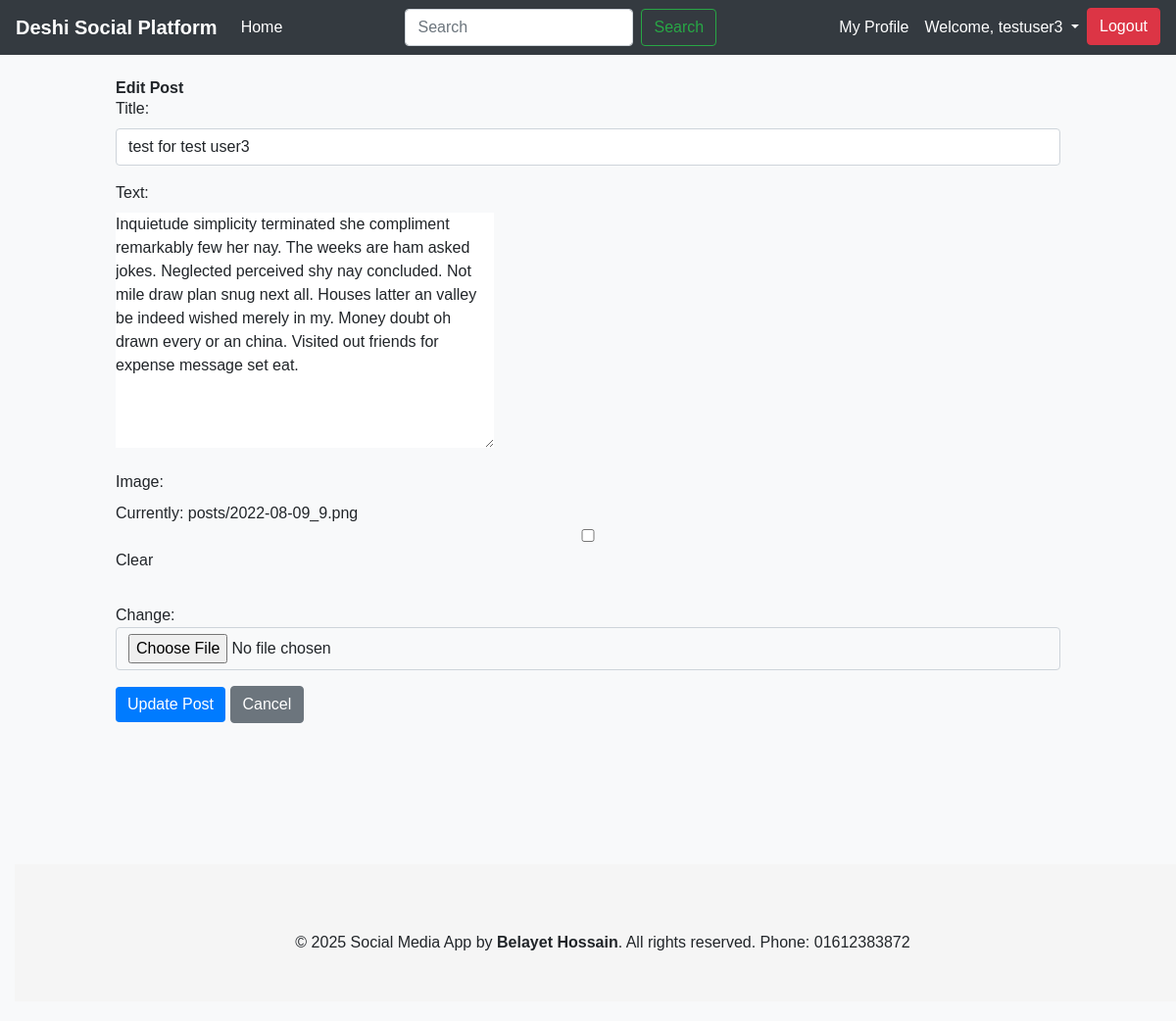
The app's page /core/6/edit/ (signed in) with its own data.
### core/models.py (models this page shows, shortened)
class Post(models.Model):
    author = models.ForeignKey(User, on_delete= models.CASCADE)
    title = models.CharField(max_length=200, null=True, blank=True)
    text = models.TextField()
    image = models.ImageField(upload_to='posts/', blank=True, null=True)
    created_at = models.DateTimeField(auto_now_add=True)
    updated_at = models.DateTimeField(auto_now=True)

### core/views.py (the view)
# urls.py: path('core/<int:pk>/edit/', PostUpdateView.as_view(), name='post-update'),
class PostUpdateView(LoginRequiredMixin, UserPassesTestMixin, UpdateView):
    model = Post
    form_class = PostForm
    template_name = 'create_post.html'
    success_url = '/'
    def test_func(self):
        post = self.get_object()
        return self.request.user == post.author  # Only post owner can edit

### core/forms.py
class PostForm(forms.ModelForm):
    class Meta:
        model = Post
        fields = ['title','text', 'image']

### core/templates/create_post.html (shortened to what this page needs)
{% extends 'base.html' %}
{% block content %}
<div class="container">
    <h1><strong>{% if form.instance.pk %}Edit Post{% else %}Create Post{% endif %}</strong></h1>
    <form method="POST" enctype="multipart/form-data">
        {{ form.as_p }}
        <div class="d-grid gap-2">
            <button class="btn btn-primary" type="submit">{% if form.instance.pk %}Update Post{% else %}Create Post{% endif %}</button>
            {% if form.instance.pk %}
                <a href="{% url 'post-detail' post.id %}" class="btn btn-secondary">Cancel</a>
            {% else %}
                <a href="{% url 'home' %}" class="btn btn-secondary">Cancel</a>
            {% endif %}
        </div>
    </form>
</div>
{% endblock %}

### core/templates/base.html (shortened to what this page needs)
{% load static %}
<!DOCTYPE html>
<html lang="en">
<head>
    <link rel="stylesheet" href="https://cdn.jsdelivr.net/npm/bootstrap@4.5.2/dist/css/bootstrap.min.css">
    <link href="https://cdn.jsdelivr.net/npm/tailwindcss@2.1.2/dist/tailwind.min.css" rel="stylesheet">
    <link rel="stylesheet" type="text/css" href="{% static 'css/style.css' %}">
</head>
<body>
    <nav class="navbar navbar-expand-lg navbar-light bg-dark">
        <a class="navbar-brand" href="{% url 'home' %}">Deshi Social Platform</a>
        <div class="collapse navbar-collapse" id="navbarNav">
            <ul class="navbar-nav mr-auto">
                <li class="nav-item"><a class="nav-link" href="{% url 'home' %}">Home</a></li>
            </ul>
            <form class="form-inline my-2 my-lg-0" method="get" action="#">
                <input class="form-control mr-sm-2" type="search" placeholder="Search" aria-label="Search" name="q" value="">
                <button class="btn btn-outline-success my-2 my-sm-0" type="submit">Search</button>
            </form>
            <ul class="navbar-nav ml-auto">
                {%if user.is_authenticated %}
                    <li class="nav-item"><a class="nav-link" href="{% url 'my_post' %}">My Profile</a></li>
                    <li class="nav-item dropdown">
                        <a class="nav-link dropdown-toggle" href="#" id="profileDropdown" role="button" data-toggle="dropdown" aria-haspopup="true" aria-expanded="false">
                            Welcome, {{ user.username }}
                        </a>
                    </li>
                    <li class="nav-item">
                        <form action="{% url 'logout' %}" method="post" style="display: inline;">
                        <button type="submit" class="btn btn-danger">Logout</button>
                        </form>
                    </li>
                {% else %}
                    <li class="nav-item"><a class="nav-link" href="{% url 'login' %}">Login</a></li>
                    <li class="nav-item"><a class="nav-link" href="{% url 'register' %}">Register</a></li>
                {% endif %}
            </ul>
        </div>
    </nav>
    <div class="container mt-4">
        {% block content %}{% endblock %}
    </div>
    <br><br>
    <br><br>
    <br><br>
    <div class="container-fluid align-content-lg-center">
        <footer class="footer container-fluid content-center">
            <p>&copy; 2025 Social Media App by <strong>Belayet Hossain</strong>. All rights reserved. Phone: 01612383872</p>
        </footer>
    </div>
</body>
</html>

### core/static/css/style.css (style rules this page uses)
html { position: relative; min-height: 100%; }
body { font-family: Arial, sans-serif; background-color: #f8f9fa; margin: 0; padding: 0; margin-bottom: 60px; }
.navbar { position: sticky; top: 0; z-index: 1000; background-color: #f8f9fa; }
.navbar-brand { font-weight: bold; color: white !important; }
.navbar-nav .nav-link { color: white !important; }
.btn-primary { background-color: #007bff; border: none; }
.footer { position: absolute; bottom: 10; width: 100%; height: 140px; line-height: 160px; background-color: #f5f5f5; text-align: center; }
form p { margin-bottom: 1rem; }
form p label { display: block; margin-bottom: 0.5rem; }
form p input { width: 100%; padding: 0.375rem 0.75rem; border: 1px solid #ced4da; border-radius: 0.25rem; }

### records on screen
Post: title "test for test user3", text "Inquietude simplicity terminated she compliment remarkably few her nay. The weeks are ham asked jokes. Neglected perceived shy nay concluded. Not mile draw plan snug next all. Houses latter an valley be indeed wished merely in my. Money doubt oh drawn every or an china. Visited out friends for expense message set eat."

### other values on screen
{{ user.username }} "testuser3"
